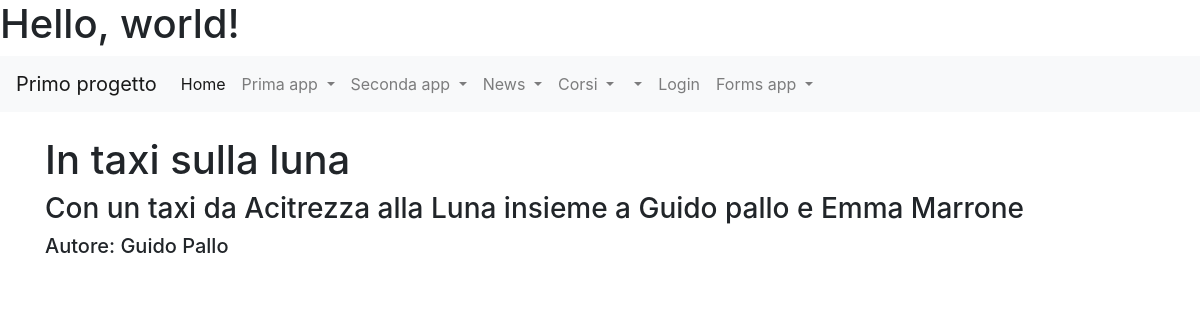
/news/articoli/3, run on the app's committed database.
### news/models.py (models this page shows, shortened)
class Articolo (models.Model):
    titolo = models.CharField(max_length=100)
    contenuto = models.TextField()
    giornalista = models.ForeignKey(Giornalista, on_delete=models. CASCADE, related_name="articoli")
    data = models.DateField(auto_now=True, blank=True)
    visualizzazioni = models.IntegerField(default=0,blank=True)
    class Meta:
        verbose_name = "Articolo"
        verbose_name_plural = "Articoli"

class Giornalista (models.Model):
    nome = models.CharField(max_length=20)
    cognome = models.CharField(max_length=20)
    nascita = models.DateField(blank=True,default=datetime.now())
    def __str__(self):
        return self.nome + " " + self.cognome
    class Meta:
        verbose_name = "Giornalista"
        verbose_name_plural = "Giornalisti"

### news/views.py (the view)
# urls.py: path('articoli/<int:pk>',articoloDetailView,name = "articolo_detail"),
def articoloDetailView(request,pk=None):
    articolo = get_object_or_404(Articolo,pk=pk)
    context = {"articolo":articolo}
    return render(request,"articolo_detail.html",context)

### news/templates/articolo_detail.html (shortened to what this page needs)
{% extends 'base.html' %}
{% block content %}
    <h1>{{articolo.titolo}}</h1>
    <h3>{{articolo.contenuto}}</h3>
    <h5>Autore: {{articolo.giornalista}}</h5>
{% endblock content %}

### data on the page
Articolo: titolo "In taxi sulla luna", contenuto "Con un taxi da Acitrezza alla Luna insieme a Guido pallo e Emma Marrone", giornalista "Guido Pallo"
